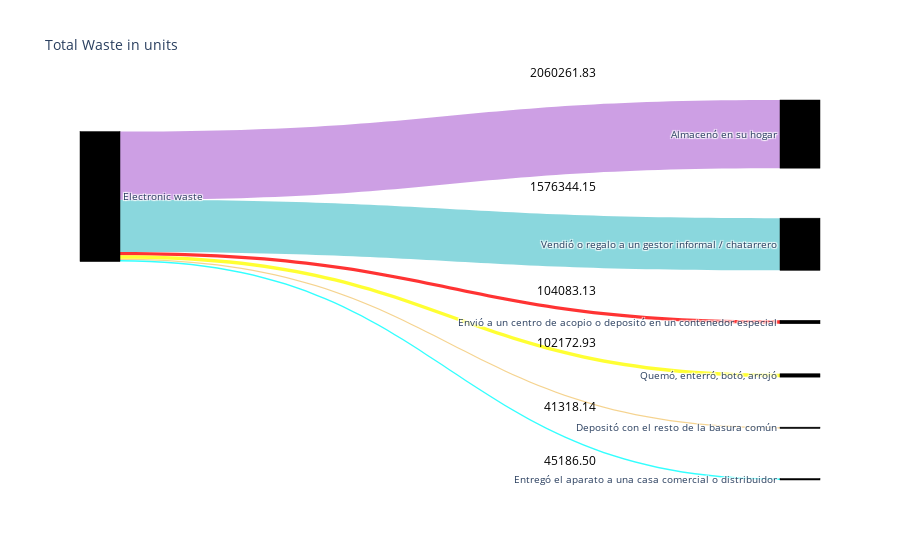

The notebook cell this image was saved under:
### Code cell
import plotly.graph_objects as go

# Valores para los enlaces
values = [104083.1273, 1576344.148, 41318.1439, 102172.9334, 2060261.829, 45186.50049]

# Posiciones de los nodos para las anotaciones (ajustar según sea necesario)
x_positions = [0.7, 0.7, 0.7, 0.7, 0.7, 0.7]
y_positions = [0.5, 0.8, 0.166, 0.333, 1.1, 0.025]

fig = go.Figure(data=[go.Sankey(
    node = dict(
      pad = 50,
      thickness = 40,
      line = dict(color = "black", width = 0.5),
      label = ["Electronic waste",
               "Envió a un centro de acopio o depositó en un contenedor especial",
               "Vendió o regalo a un gestor informal / chatarrero",
               "Depositó con el resto de la basura común",
               "Quemó, enterró, botó, arrojó",
               "Almacenó en su hogar",
               "Entregó el aparato a una casa comercial o distribuidor"],
      color = "black"
    ),
    link = dict(
      source = [0, 0, 0, 0, 0, 0],
      target = [1, 2, 3, 4, 5, 6],
      value = values,
      color = ["rgba(255,0,0,0.8)", "rgba(109,206,213,0.8)", "rgba(243,200,115,0.8)", "rgba(255,255,0,0.8)", 
               "rgba(193,136,222,0.8)", "rgba(0,255,255,0.8)"]
  ))])

# Añadir anotaciones para los valores
for i, value in enumerate(values):
    fig.add_annotation(
        x=x_positions[i],
        y=y_positions[i],
        text=f'{value:.2f}',
        showarrow=False,
        font=dict(size=12, color="black"),
        align="center"
    )

fig.update_layout(title_text="Total Waste in units", font_size=10)
fig.show()

### Figure 1 — Plotly figure (JSON) as saved in the notebook; plotly's stock layout.template omitted (floating-point values rounded to 4 significant figures)
{"data": [{"link": {"color": ["rgba(255,0,0,0.8)", "rgba(109,206,213,0.8)", "rgba(243,200,115,0.8)", "rgba(255,255,0,0.8)", "rgba(193,136,222,0.8)", "rgba(0,255,255,0.8)"], "source": [0, 0, 0, 0, 0, 0], "target": [1, 2, 3, 4, 5, 6], "value": [104100.0, 1576000.0, 41320.0, 102200.0, 2060000.0, 45190.0]}, "node": {"color": "black", "label": ["Electronic waste", "Envió a un centro de acopio o depositó en un contenedor especial", "Vendió o regalo a un gestor informal / chatarrero", "Depositó con el resto de la basura común", "Quemó, enterró, botó, arrojó", "Almacenó en su hogar", "Entregó el aparato a una casa comercial o distribuidor"], "line": {"color": "black", "width": 0.5}, "pad": 50, "thickness": 40}, "type": "sankey"}], "layout": {"annotations": [{"align": "center", "font": {"color": "black", "size": 12}, "showarrow": false, "text": "104083.13", "x": 0.7, "y": 0.5}, {"align": "center", "font": {"color": "black", "size": 12}, "showarrow": false, "text": "1576344.15", "x": 0.7, "y": 0.8}, {"align": "center", "font": {"color": "black", "size": 12}, "showarrow": false, "text": "41318.14", "x": 0.7, "y": 0.166}, {"align": "center", "font": {"color": "black", "size": 12}, "showarrow": false, "text": "102172.93", "x": 0.7, "y": 0.333}, {"align": "center", "font": {"color": "black", "size": 12}, "showarrow": false, "text": "2060261.83", "x": 0.7, "y": 1.1}, {"align": "center", "font": {"color": "black", "size": 12}, "showarrow": false, "text": "45186.50", "x": 0.7, "y": 0.025}], "font": {"size": 10}, "title": {"text": "Total Waste in units"}}}
